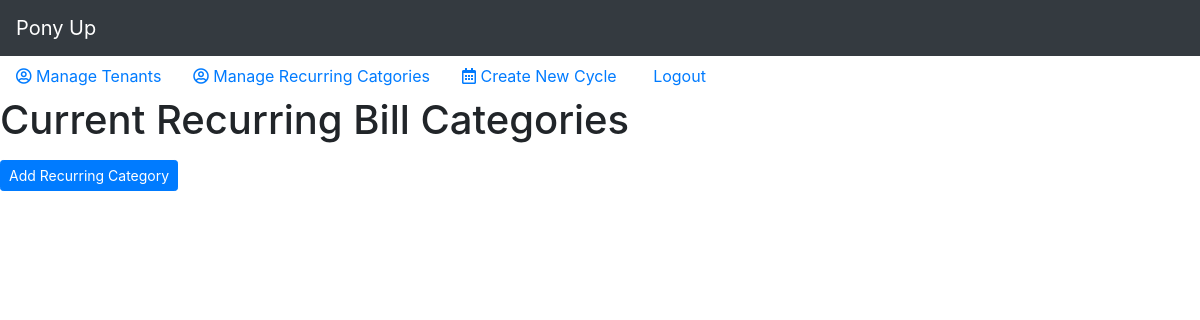
The app's page /recurring/ (signed in), older data.
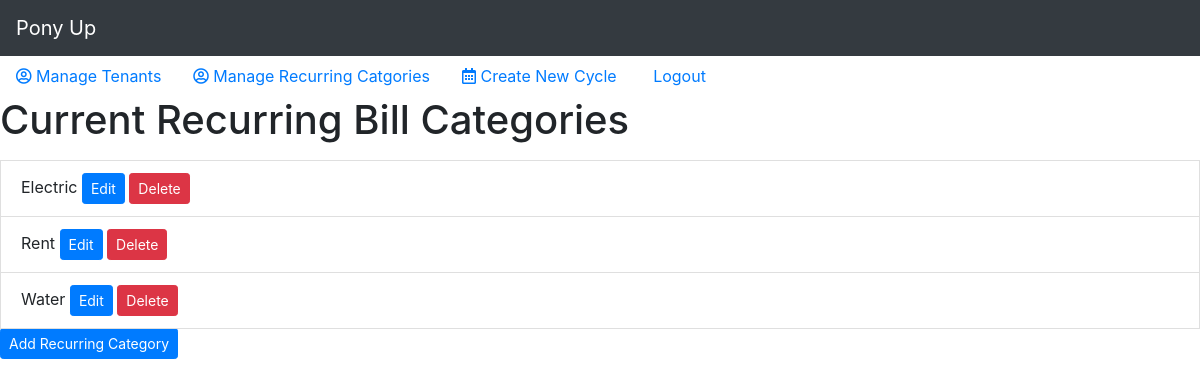
The same page, newer data.
### cycles/models.py (models this page shows, shortened)
class Recurring(models.Model):
    name = models.CharField(max_length=100)
    deletedOn = models.DateField(default=None, null=True)

### cycles/views/recurringlist.py (the view)
# urls.py: path("recurring/", views.recurringlist, name="recurringlist"),
def recurringlist(request):
    recurrings = Recurring.objects.all()
    context = {'recurrings': recurrings}
    return render(request, 'cycles/recurringlist.html', context)

### cycles/templates/cycles/recurringlist.html (shortened to what this page needs)
{% extends "cycles/index.html" %}
{% block content %}
<h1>Current Recurring Bill Categories</h1>
{% for recurring in recurrings %}
{% if recurring.deletedOn is None %}
<li class="list-group-item">{{ recurring.name }}
    <a href="{% url 'cycles:editRecurringForm' recurring.id %}"><button class="btn btn-primary btn-sm">Edit</button></a>
    <a href="{% url 'cycles:deleteRecurring' recurring.id %}"><button class="btn btn-danger btn-sm">Delete</button></a>
</li>
{% endif %}
{% endfor %}
<a href="{% url 'cycles:addRecurringForm' %}"><button class="btn btn-primary btn-sm">Add Recurring Category</button></a>
{% endblock %}

Row changes from the older to the newer data that the page shows:
added Recurring: name "Electric"
added Recurring: name "Rent"
added Recurring: name "Water"
